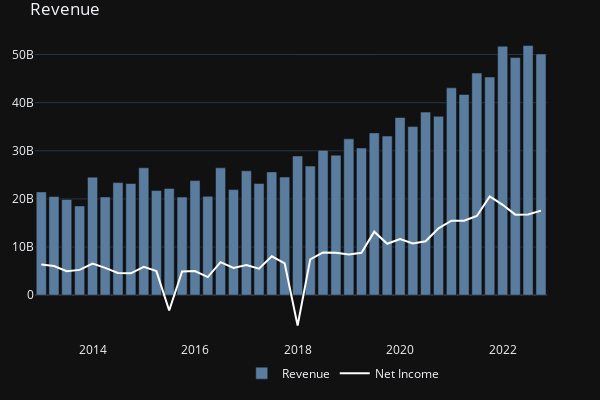
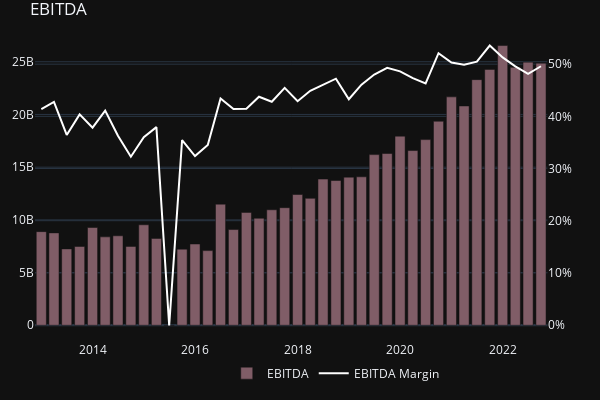
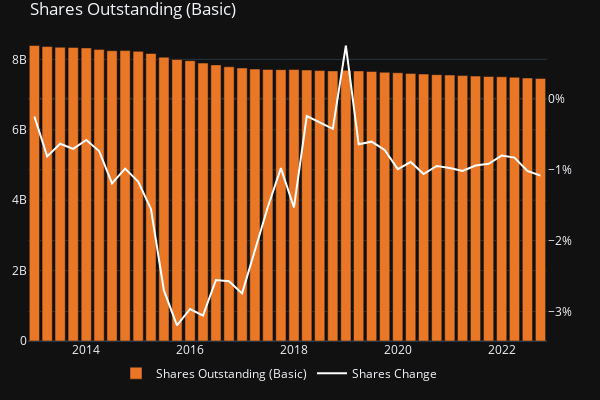
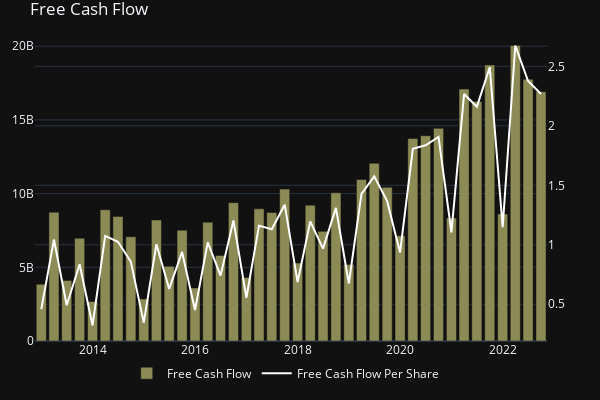

Source (notebook cell) for these figures, in order:
### Code cell
revenue_plot = create_plot_bar_line(
    income_statement, "Revenue", "Net Income", secondary_y=False # Cost of Revenue
)  
ebitda_plot = create_plot_bar_line(
    income_statement, "EBITDA", "EBITDA Margin", y2perc=True, bar_color="#805d67"
)
shares_plot = create_plot_bar_line(
    income_statement,
    "Shares Outstanding (Basic)",
    "Shares Change",
    y2perc=True,
    bar_color="#ea7726",
)
fcf_plot = create_plot_bar_line(
    income_statement, "Free Cash Flow", "Free Cash Flow Per Share", bar_color="#8d8b55"
)
profit_plot = create_plot_bar_line(
    income_statement,
    "Gross Profit",
    "Operating Expenses",
    secondary_y=False,
    bar_color="#7c459c",
)
dividends_plot = create_plot_bar_line(
    income_statement,
    "Dividend Per Share",
    "Dividend Growth",
    y2perc=True,
    bar_color="#03c03c",
)
margins_plot = create_line_plot(
    income_statement,
    y=["Gross Margin", "Operating Margin", "Profit Margin", "Free Cash Flow Margin"],
    title="Margins",
)
ema_plot = create_ema_plot([STOCK], emas=[10, 20, 30, 40, 50])

# eps_plot = create_plot_bar_line(income_statements, 'EPS (Basic)', 'EPS Growth', y2perc=True, bar_color='#7eb37a')
# dividends_full_history = create_plot_bar_line(div_history_df, 'amount', 'adjusted_amount', title='Full dividend history', bar_color='#03c03c')
